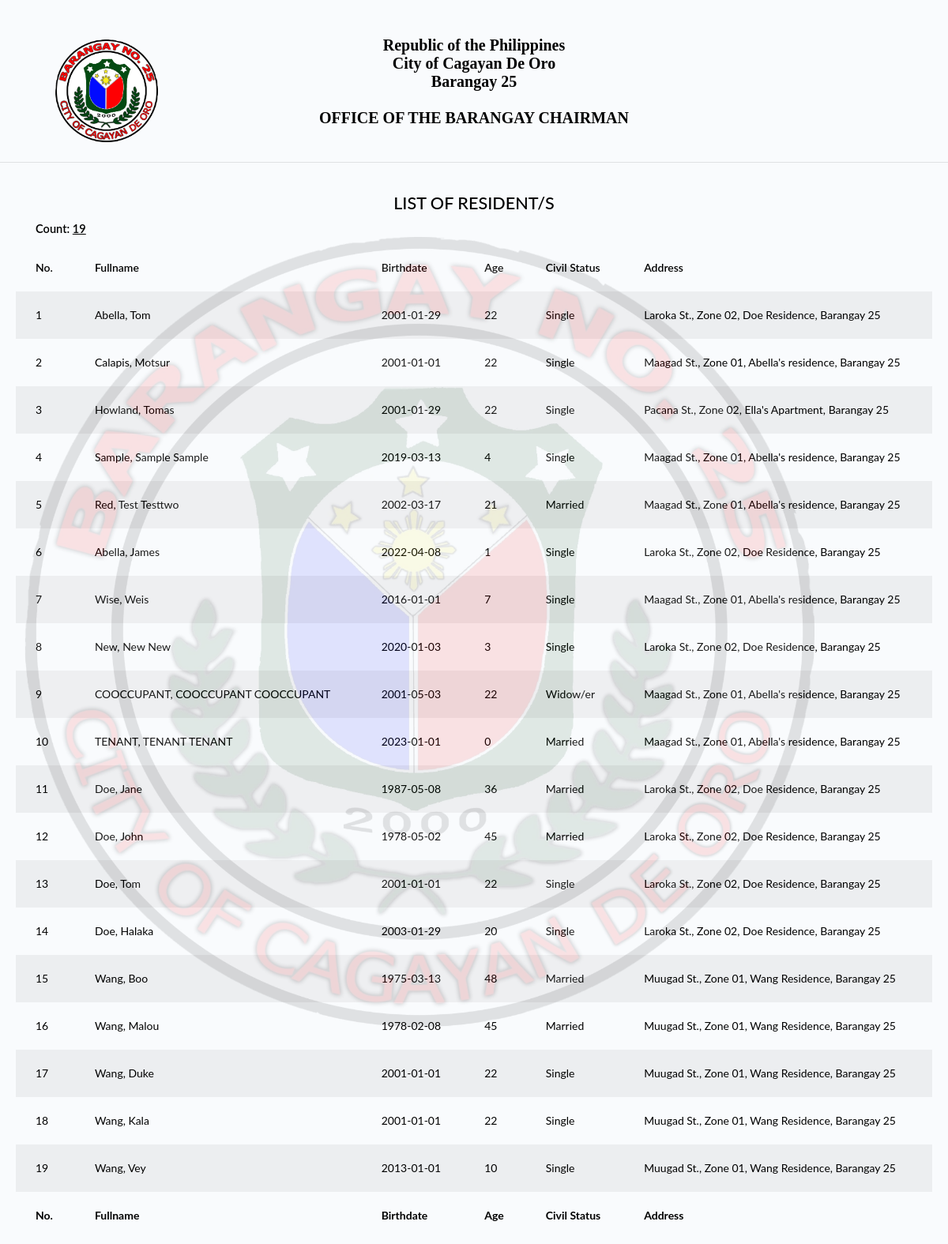
Page /generate_resident_info2.php (signed in) on the earlier database version.
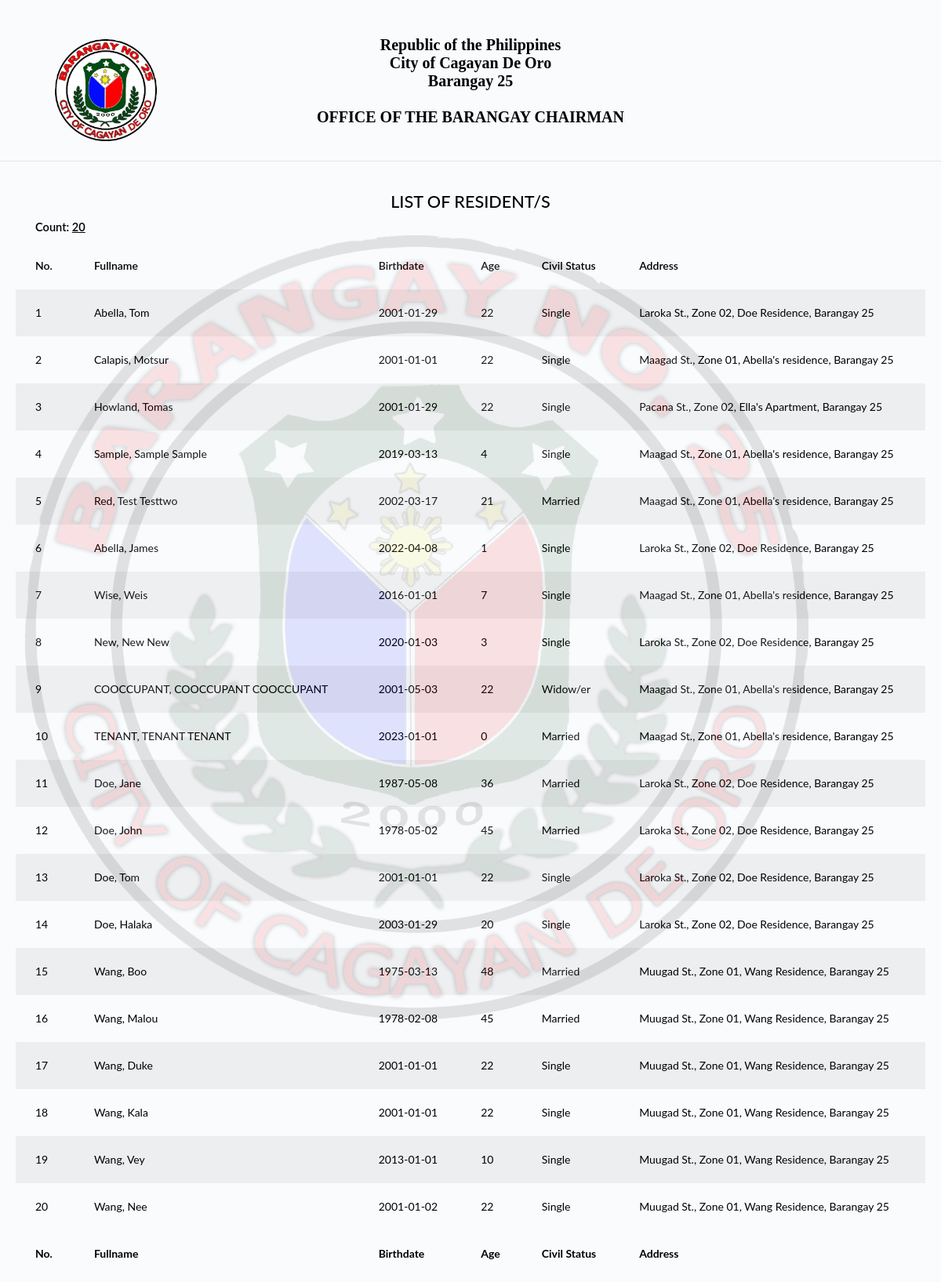
Same page on the later database version.
### tables this page shows
CREATE TABLE `tblbrgy_info` (
  `id_brgy_info` int(11) NOT NULL,
  `province` varchar(100) DEFAULT NULL,
  `town` varchar(100) DEFAULT NULL,
  `brgy_name` varchar(50) DEFAULT NULL,
  `contact_number` varchar(50) DEFAULT NULL,
  `dashboard_text` text DEFAULT NULL,
  `image` varchar(200) DEFAULT NULL,
  `city_logo` varchar(100) DEFAULT NULL,
  `brgy_logo` varchar(100) DEFAULT NULL
);

CREATE TABLE `tblresident2` (
  `id_resident` int(11) NOT NULL,
  `national_id` varchar(100) NOT NULL,
  `region` varchar(10) NOT NULL,
  `city` varchar(100) NOT NULL,
  `province` varchar(100) NOT NULL,
  `barangay` varchar(100) NOT NULL,
  `citizenship` varchar(100) NOT NULL,
  `picture` text NOT NULL,
  `firstname` varchar(100) NOT NULL,
  `middlename` varchar(100) NOT NULL,
  `lastname` varchar(100) NOT NULL,
  `ext` varchar(10) NOT NULL,
  `alias` varchar(20) NOT NULL,
  `birthplace` varchar(100) NOT NULL,
  `birthdate` date NOT NULL,
  `sex` varchar(20) NOT NULL,
  `civilstatus` varchar(20) NOT NULL,
  `residence_type` varchar(25) NOT NULL COMMENT 'new; co-occupant; tenant',
  `id_household` int(80) NOT NULL,
  `family_head` varchar(10) NOT NULL,
  `date_of_residence` date NOT NULL,
  `vstatus` varchar(10) NOT NULL,
  `identified_as` varchar(20) NOT NULL,
  `phone` varchar(100) NOT NULL,
  `email` varchar(100) NOT NULL,
  `occupation` varchar(100) NOT NULL,
  `resident_type` int(20) NOT NULL DEFAULT 1 COMMENT '1 = Alive; 0 = Deceased',
  `id_org` varchar(100) NOT NULL,
  `pwd` varchar(5) NOT NULL,
  `indigent` varchar(5) NOT NULL,
  `remarks` text NOT NULL,
  `res_updated_at` timestamp NOT NULL DEFAULT current_timestamp() ON UPDATE current_timestamp(),
  `id_user` int(11) NOT NULL
);

CREATE TABLE `tbl_household` (
  `id_household` int(11) NOT NULL,
  `household_number` int(100) NOT NULL,
  `house_no` int(100) NOT NULL COMMENT '(2.1)',
  `id_purok` varchar(50) NOT NULL,
  `household_street_name` varchar(100) NOT NULL COMMENT '(2.2)',
  `household_address` varchar(250) NOT NULL COMMENT '(2.3)',
  `household_type` varchar(250) NOT NULL
);

CREATE TABLE `tblpurok` (
  `id_purok` int(11) NOT NULL,
  `purok_name` varchar(255) DEFAULT NULL,
  `purok_details` text DEFAULT NULL
);

### model/fetch_brgy_info.php (called while the page is built, shortened)
<?php
    $query = "SELECT * FROM tblbrgy_info";
    $result = $conn->query($query);
	$row = $result->fetch_assoc();
	if($row){
		$town	     = $row['town'];
		$brgy 		 = $row['brgy_name'];
		$brgy_logo	 = $row['brgy_logo'];
	}
?>

### generate_resident_info2.php (the view, shortened to what this page needs)
<?php include 'server/server.php' ?>
<?php include 'model/fetch_brgy_info.php' ?>
<?php
$state = $_GET['state'];
if ($state == 'male') {
    $query = "SELECT * FROM tblresident2 WHERE tblresident2.sex='Male' AND tblresident2.resident_type=1";
    $result = $conn->query($query);
    $query1 = "SELECT * FROM tblresident2 WHERE sex='Male' AND resident_type=1";
    $result1 = $conn->query($query1);
    $male = $result1->num_rows;
} elseif ($state == 'female') {
    $query = "SELECT * FROM tblresident2 WHERE tblresident2.sex='Female' AND tblresident2.resident_type=1";
    $result = $conn->query($query);
    $query2 = "SELECT * FROM tblresident2 WHERE sex='Female' AND resident_type=1";
    $result2 = $conn->query($query2);
    $female = $result2->num_rows;
} elseif ($state == 'non_voters') {
    $query = "SELECT * FROM tblresident2 WHERE tblresident2.vstatus='No' AND tblresident2.resident_type=1";
    $result = $conn->query($query);
    $query4 = "SELECT * FROM tblresident2 WHERE vstatus='No' AND resident_type=1";
    $non = $conn->query($query4)->num_rows;
} elseif ($state == 'senior-citizens') {
    $query = "SELECT * FROM tblresident2 WHERE tblresident2.id_org=1";
    $result = $conn->query($query);
    $query10 = "SELECT * FROM tblresident2 WHERE id_org='1'";
    $sc = $conn->query($query10)->num_rows;
} elseif ($state == 'pwd') {
    $query = "SELECT * FROM tblresident2 WHERE tblresident2.pwd='Yes'";
    $result = $conn->query($query);
    $query11 = "SELECT * FROM tblresident2 WHERE pwd='Yes'";
    $pwd = $conn->query($query11)->num_rows;
} elseif ($state == 'deceased') {
    $query = "SELECT * FROM tblresident2 WHERE tblresident2.resident_type=0";
    $result = $conn->query($query);
    $query12 = "SELECT * FROM tblresident2 WHERE resident_type=0";
    $deceased = $conn->query($query12)->num_rows;
} elseif ($state == 'indigent') {
    $query = "SELECT * FROM tblresident2 WHERE tblresident2.indigent='Yes'";
    $result = $conn->query($query);
    $query13 = "SELECT * FROM tblresident2 WHERE indigent='Yes'";
    $indigent = $conn->query($query13)->num_rows;
} else {
    $query = "SELECT * FROM tblresident2";
    $result = $conn->query($query);
}
$resident = array();
while ($row = $result->fetch_assoc()) {
    $resident[] = $row;
}
?>
<!DOCTYPE html>
<html>
<head>
    <?php include 'templates/header.php' ?>
</head>
<body onload="window.print()">
    <div class="container">
        <div class="row" id="cont">
            <img id="brgylogo" style="width:130px; height: 130px;" src="assets/uploads/<?= $brgy_logo ?>" class="img-fluid" />
            <img id="bg-brgylogo" src="assets/uploads/<?= $brgy_logo ?>" />
            <div class="col-12 p-3 text-center" id="head">
                <p class="fw-bold" style="font-size: 20px; font-family: Book Antiqua; line-height: 23px;">Republic of the Philippines<br>City of <?= ucwords($town) ?><br><?= ucwords($brgy) ?><br><br>OFFICE OF THE BARANGAY CHAIRMAN</p>
                <br>
                <br>
            </div>
        </div>
    </div>
    <hr>
    <div class="card-body">
        <div class="container">
            <div class="row">
                <div class="col text-center">
                    <?php if ($state == 'male') : ?>
                        <h2><?= strtoupper('List of Male Resident/s') ?></h2>
                    <?php elseif ($state == 'female') : ?>
                        <h2><?= strtoupper('List of Female Resident/s') ?></h2>
                    <?php elseif ($state == 'non_voters') : ?>
                        <h2><?= strtoupper('List of Non-voter/s') ?></h2>
                    <?php elseif ($state == 'voters') : ?>
                        <h2><?= strtoupper('List of Voter/s') ?></h2>
                    <?php elseif ($state == 'senior-citizens') : ?>
                        <h2><?= strtoupper('List of Senior Citizen/s') ?></h2>
                    <?php elseif ($state == 'pwd') : ?>
                        <h2><?= strtoupper('List of Pwd') ?></h2>
                    <?php elseif ($state == 'deceased') : ?>
                        <h2><?= strtoupper('List of Deceased Resident/s') ?></h2>
                    <?php elseif ($state == 'indigent') : ?>
                        <h2><?= strtoupper('List of Indigent Resident/s') ?></h2>
                    <?php else : ?>
                        <h2><?= strtoupper('List of Resident/s') ?></h2>
                    <?php endif ?>
                </div>
            </div>
            <div class="row">
                <div class="col text-left">
                    <?php if ($state == 'male') : ?>
                        <h5 class="fw-bold">Count: <u><?= number_format($male) ?></u></h5>
                    <?php elseif ($state == 'female') : ?>
                        <h5 class="fw-bold">Count: <u><?= number_format($female) ?></u></h5>
                    <?php elseif ($state == 'non_voters') : ?>
                        <h5 class="fw-bold">Count: <u><?= number_format($non) ?></u></h5>
                    <?php elseif ($state == 'voters') : ?>
                        <h5 class="fw-bold">Count: <u><?= number_format($totalvoters) ?></u></h5>
                    <?php elseif ($state == 'senior-citizens') : ?>
                        <h5 class="fw-bold">Count: <u><?= number_format($sc) ?></u></h5>
                    <?php elseif ($state == 'pwd') : ?>
                        <h5 class="fw-bold">Count: <u><?= number_format($pwd) ?></u></h5>
                    <?php elseif ($state == 'deceased') : ?>
                        <h5 class="fw-bold">Count: <u><?= number_format($deceased) ?></u></h5>
                    <?php elseif ($state == 'indigent') : ?>
                        <h5 class="fw-bold">Count: <u><?= number_format($indigent) ?></u></h5>
                    <?php else : ?>
                        <h5 class="fw-bold">Count: <u><?= number_format(count($resident)) ?></u></h5>
                    <?php endif ?>
                </div>
            </div>
        </div>
        <div class="table-responsive">
            <table id="residenttable" class="display table table-striped">
                <thead>
                    <tr>
                        <th scope="col">No.</th>
                        <th scope="col">Fullname</th>
                        <th scope="col">Birthdate</th>
                        <th scope="col">Age</th>
                        <th scope="col">Civil Status</th>
                        <th scope="col">Address</th>
                    </tr>
                </thead>
                <tbody>
                    <?php if (!empty($resident)) : ?>
                        <?php $no = 1;
                        foreach ($resident as $row) : ?>
                            <tr>
                                <td><?= $no ?></td>
                                <td>
                                    <?= ucwords($row['lastname'] . ', ' . $row['firstname'] . ' ' . $row['middlename']) ?>
                                </td>
                                <td><?= $row['birthdate'] ?></td>
                                <?php
                                $bday = new DateTime($row['birthdate']);
                                $today = new Datetime(date('y.m.d'));
                                $diff = $bday->diff($today);
                                $final_age = $diff->y;
                                ?>
                                <td><?php echo $final_age; ?></td>
                                <td><?= ucwords($row['civilstatus']) ?></td>
                                <td>
                                    <?php
                                    $h_id = $row['id_household'];
                                    $queryHouseholdNumber = "SELECT * FROM tbl_household WHERE id_household='$h_id'";
                                    $resultHouseholdNumber = $conn->query($queryHouseholdNumber);
                                    $householdnum = $resultHouseholdNumber->fetch_assoc();
                                    $p_name = $householdnum['id_purok'];
                                    $queryPurokName = "SELECT * FROM tblpurok WHERE id_purok='$p_name'";
                                    $resultPurokName = $conn->query($queryPurokName);
                                    $pname = $resultPurokName->fetch_assoc();
                                    echo $householdnum['household_street_name'] . ', ' . $pname['purok_name'] . ', ' . $householdnum['household_address'] . ', ' . $brgy;
                                    ?>
                                </td>
                            </tr>
                        <?php $no++;
                        endforeach ?>
                    <?php endif ?>
                </tbody>
                <tfoot>
                    <tr>
                        <th scope="col">No.</th>
                        <th scope="col">Fullname</th>
                        <th scope="col">Birthdate</th>
                        <th scope="col">Age</th>
                        <th scope="col">Civil Status</th>
                        <th scope="col">Address</th>
                    </tr>
                </tfoot>
            </table>
        </div>
    </div>
    <?php include 'templates/footer.php' ?>
</body>
</html>

### templates/header.php (shortened to what this page needs)
<link rel="stylesheet" href="assets/css/bootstrap.min.css">
<link rel="stylesheet" href="assets/css/atlantis.css">
<link rel="stylesheet" href="assets/css/custom.css">

### templates/footer.php (shortened to what this page needs)
<link rel="stylesheet" href="https://ajax.googleapis.com/ajax/libs/jqueryui/1.13.2/themes/smoothness/jquery-ui.css">

### generate_resident_info2.php (style rules this page uses)
body { color: black; }
#cont { position: relative; top: 0; left: 0; }
#head { position: relative; top: 30px; left: 0; }
#brgylogo { position: absolute; top: 50px; left: 40px; }
#bg-brgylogo { position: absolute; top: 300px; left: 1px; width: 1000px; height: 1000px; opacity: 0.1; }
p { padding: 0px; margin: 0px; }

Differences in the rows shown:
added tblresident2: lastname+firstname+middlename "Wang, Nee", birthdate "2001-01-02", birthdate "22", civilstatus "Single", id_household.household_street_name "Muugad St.", tblpurok.purok_name "Zone 01", id_household.household_address "Wang Residence", $brgy "Barangay 25"
Other differences:
count($resident): "19" → "20"
